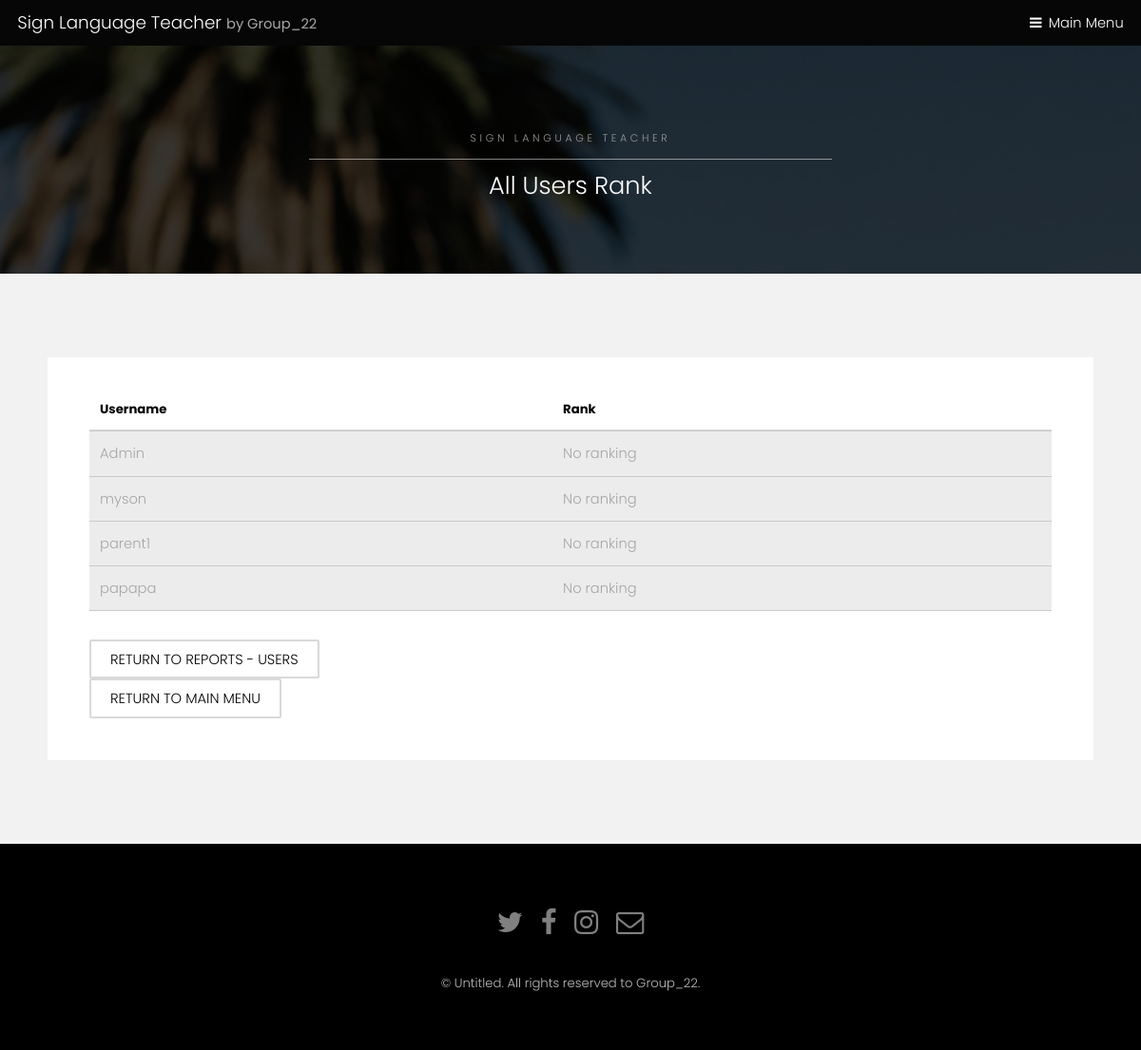
Before: /sign-language-teacher/reports-menu/rank-for-admin/ with the older database file.
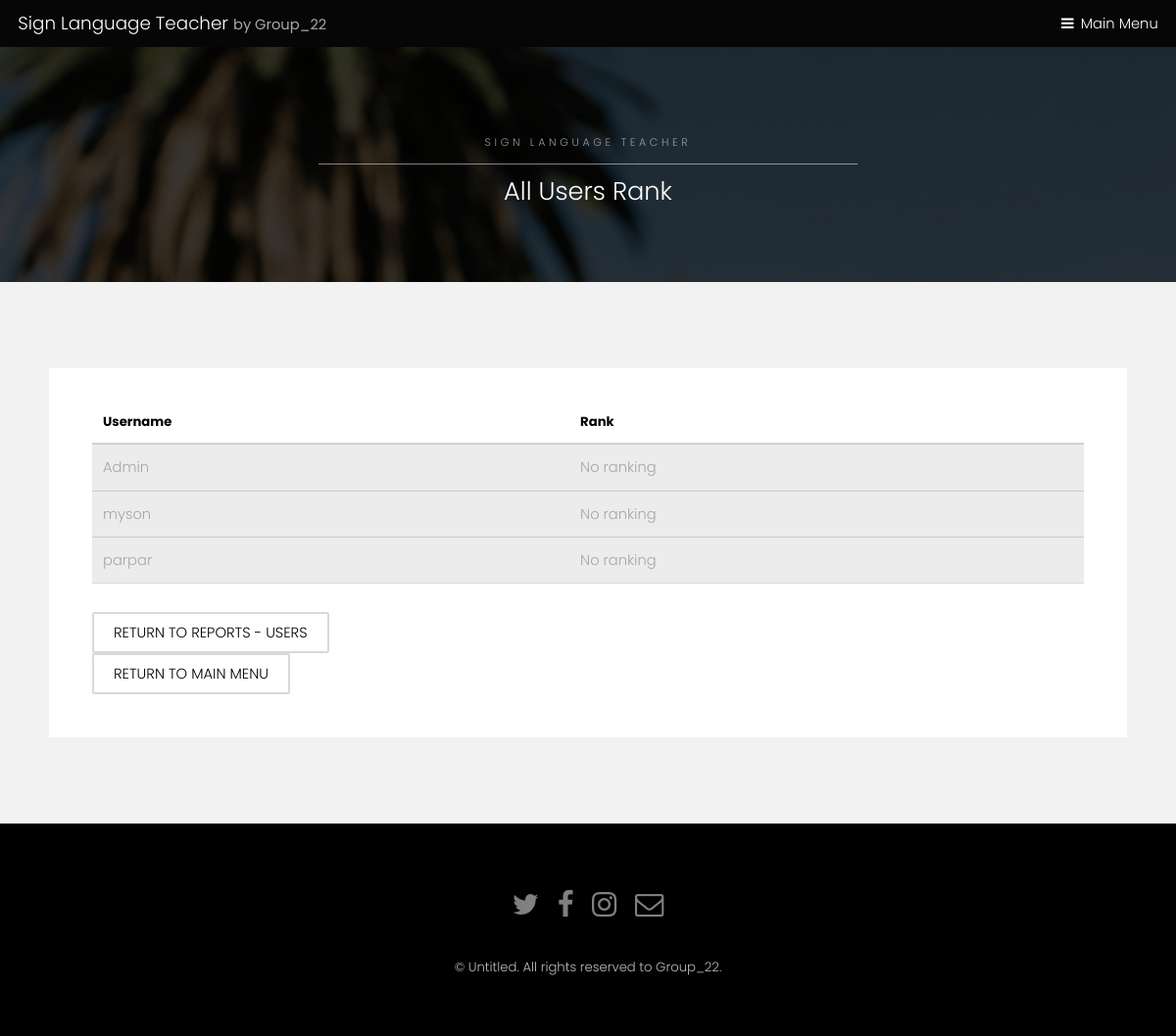
After: the same page with the newer database file.
### registration/models.py (models this page shows, shortened)
class UserProfile(models.Model):
    TYPES = (('parent', 'parent'), ('student', 'student'))
    user = models.OneToOneField(User, related_name='profile', on_delete=models.CASCADE, blank=True, null=True)
    son = models.ForeignKey(User, on_delete=models.SET_NULL, blank=True, null=True, related_name='dad')
    address = models.CharField(max_length=100, default='')
    age = models.IntegerField(default=0)
    points = models.IntegerField(default=0)
    type = models.CharField(max_length=10, choices=TYPES, default='student')
    is_admin = models.BooleanField(default=False)
    suspention_time = models.DateTimeField(default=datetime(2000, 1, 1))
    total_minutes = models.FloatField(default=0)
    last_login = models.DateTimeField(default=datetime(2000, 1, 1))
    rank = models.IntegerField(default=0)
    level = models.IntegerField(default=1)
    limit = models.DateTimeField(default=datetime(2000, 1, 1))

### registration/views.py (the view)
# urls.py: path('reports-menu/rank-for-admin/', views.rank_for_admin, name='rank-for-admin'),
def rank_for_admin(request):
    user = request.user
    user_profile = UserProfile.objects.all()
    user_list = list(user_profile)
    sum = 0
    for p in user_list:
        sum += p.rank
    avg = sum / len(user_list)
    return render(request, 'registration/rank-for-admin.html',
                  {'user': user_profile, 'user_list': user_list, 'avg': avg})

### registration/templates/registration/rank-for-admin.html (shortened to what this page needs)
{% extends 'registration/SubPage.html' %}
{% block title %}
    <h2>All Users Rank</h2>
{% endblock %}
{% block data %}
<div class="table-wrapper">
    <table>
        <thead>
        <tr>
            <th>Username</th>
            <th>Rank</th>
        </tr>
        </thead>
        {% for f in user_list %}
        <tbody>
        <tr>
            <td>{{f.user}}</td>
            <td>{% if f.rank == 0 %}
            No ranking
            {% else %}
            {{f.rank}} {% endif %}
            </td>
        </tr>
        </tbody>
        {% endfor %}
    </table>
</div>
  {% if up.type == 'student' %}
  <a href="{% url 'registration:reports-menu-users' %}"class="button alt">Return to reports - users</a><br>
{% else %}
    <a href="{% url 'registration:reports-menu-users' %}"class="button alt">Return to reports - users</a><br>
{% endif %}
<a href="{% url 'registration:index' %}"class="button alt">Return to main menu</a><br>
{% endblock %}

Changed rows visible on the page:
removed UserProfile: user "parent1", rank "No ranking"
removed UserProfile: user "papapa", rank "No ranking"
added UserProfile: user "parpar", rank "No ranking"
